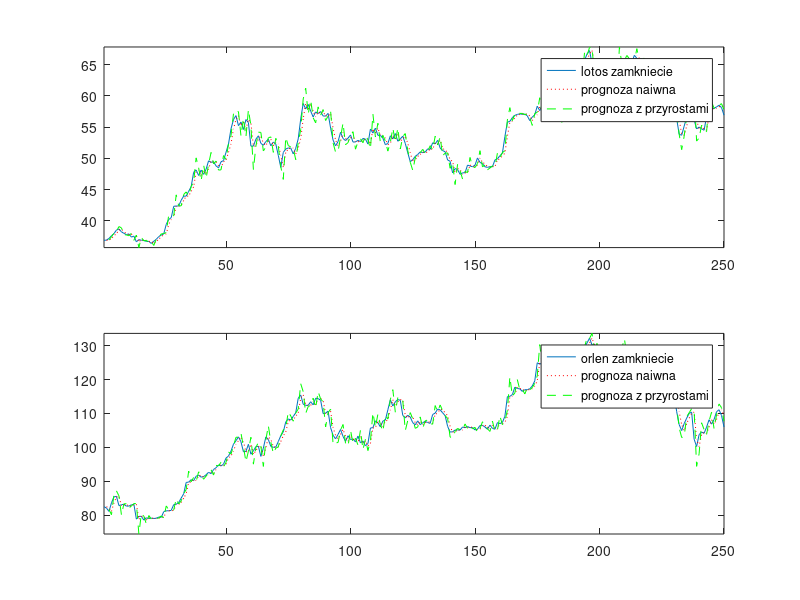
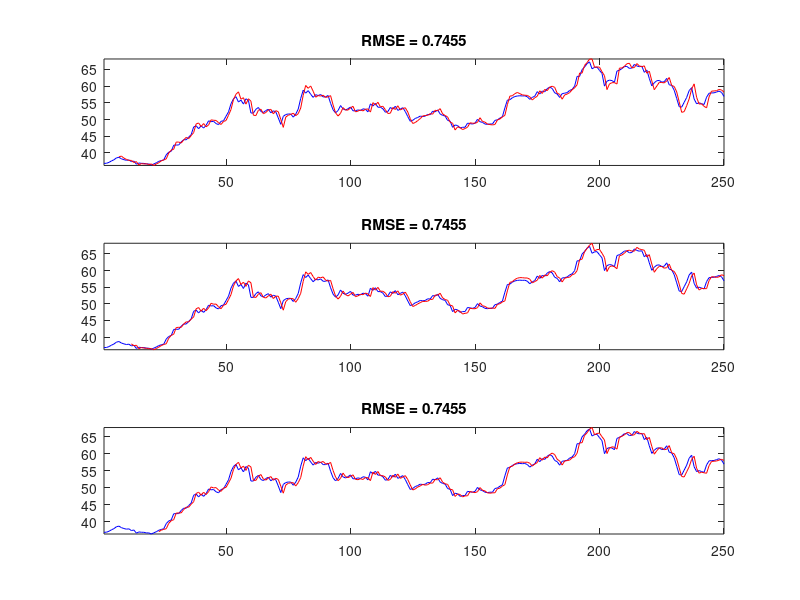
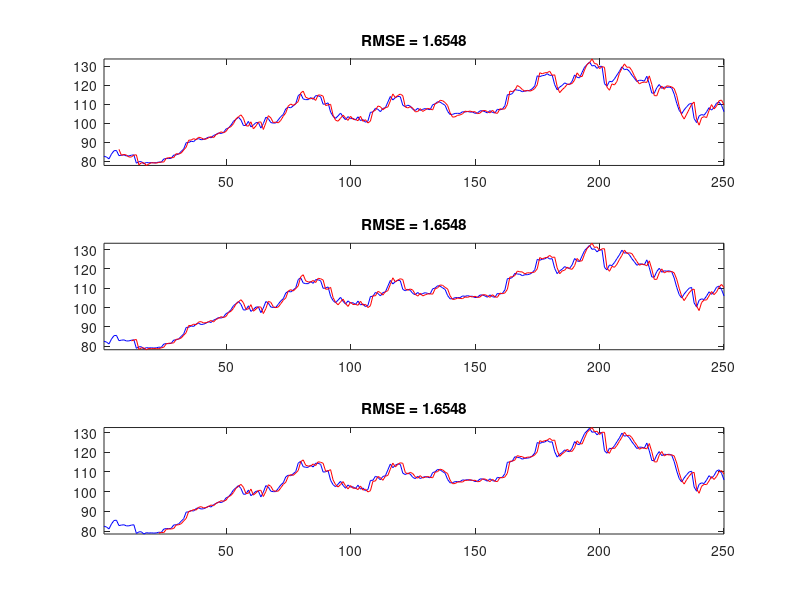

Source code (MATLAB) for these figures, in order:
% ZADANIE 1 
clear all, close all; % usun wszystkie zmienne, zamknij wszystkie okna
%Otwarcie,Najwyzszy,Najnizszy,Zamkniecie,Wolumen
lotos = csvread('lotos_d.csv',1,1); % od 1 wiersza (bez nazw kolumn) 1 kolumny (bez daty)
orlen = csvread('orlen_d.csv',1,1); 
% obie dane sa notowane na tej samej gieldzie, wiec dane notowane w tym samym roku
rozmiar = size(lotos);
wiersze = rozmiar(1);
% rozmiar(1) - ilosc wierszy 
% liczymy prognozy tylko dla kursow zamkniecia
lotos_zamkniecie = lotos(1:wiersze,3);
orlen_zamkniecie = orlen(1:wiersze,3);
% obliczamy przyrosty -- roznica miedzy dniami
przyrost_lotos = diff(lotos_zamkniecie);
przyrost_orlen = diff(orlen_zamkniecie);
% przyrosty maja indeksy od 1 do 249 - przesuwamy indeks, aby byl tak jak
% przy wprowadzaniu danych (od 2 do 250)
przyrost_lotos2(2:wiersze,1) = przyrost_lotos;
przyrost_orlen2(2:wiersze,1) = przyrost_orlen;
% metoda prognozowania naiwnego oraz z przyrostami
lotos_prognoza1 = zeros(wiersze, 1);
orlen_prognoza1 = zeros(wiersze, 1);
prognoza_z_przyrostami_lotos = zeros(wiersze,1);
prognoza_z_przyrostami_orlen = zeros(wiersze,1);

for w = 2:wiersze
    lotos_prognoza1(w,1) = lotos_zamkniecie(w-1,1); % metoda szkolna/naiwna
    orlen_prognoza1(w,1) = orlen_zamkniecie(w-1,1);
    if (w > 2) % dopiero przy 3 indeksie mamy odnotowane przyrosty_lotos2
		% uwzglednienie przyrostow na dzien w-1 przy prognozowaniu z uzyciem dnia w-1
		prognoza_z_przyrostami_lotos(w,1) = lotos_zamkniecie(w-1,1) + przyrost_lotos2(w-1,1);
        prognoza_z_przyrostami_orlen(w,1) = orlen_zamkniecie(w-1,1) + przyrost_orlen2(w-1,1);
        % lotos_z_przyrostami_SPRAWDZENIE(w,1) = 2*lotos_zamkniecie(w-1,1)-lotos_zamkniecie(w-2,1);
    end;
end;
RMSE1_lotos = sqrt(mean(lotos_zamkniecie(2:wiersze,1)-lotos_prognoza1(2:wiersze,1))^2);
RMSE2_lotos = sqrt(mean(lotos_zamkniecie(2:wiersze,1)-prognoza_z_przyrostami_lotos(2:wiersze,1))^2);
RMSE1_orlen = sqrt(mean(orlen_zamkniecie(2:wiersze,1)-orlen_prognoza1(2:wiersze,1))^2);
RMSE2_orlen = sqrt(mean(orlen_zamkniecie(2:wiersze,1)-prognoza_z_przyrostami_orlen(2:wiersze,1))^2);

figure;
os1 = 2:wiersze;
os2 = 3:wiersze;
subplot(2,1,1);
title('Grupa Lotos SA (LTS)');
bledy_lotos = sprintf('RMSE1 (naiwna) = %.2f, RMSE2 (z przyrostami)= %.2f',RMSE1_lotos,RMSE2_lotos);
xlabel(bledy_lotos);
plot(lotos_zamkniecie);
hold on;
plot(os1, lotos_prognoza1(os1,1), 'r:');
plot(os2, prognoza_z_przyrostami_lotos(os2,1), 'g--');
legend('lotos zamkniecie', 'prognoza naiwna', 'prognoza z przyrostami');
axis tight;

subplot(2,1,2);
title('Polski Koncern Naftowy ORLEN SA (PKN)');
bledy_orlen = sprintf('RMSE1 (naiwna) = %.2f, RMSE2 (z przysostami) = %.2f', RMSE1_orlen, RMSE2_orlen);
xlabel(bledy_orlen);
plot(orlen_zamkniecie);
hold on;
plot(os1, orlen_prognoza1(os1, 1), 'r:');
plot(os2, prognoza_z_przyrostami_orlen(os2, 1), 'g--'); axis tight;
legend('orlen zamkniecie', 'prognoza naiwna', 'prognoza z przyrostami');


Okna = [5 10 21];
liczba_Okna = length(Okna);
% LOTOS
lotos_przyrosty_okna = zeros(wiersze,1);
yPrOk_lotos = zeros(wiersze,liczba_Okna);
figure('Name', 'LOTOS');
for o = 1:liczba_Okna
    okno = Okna(o);
    for t = 2:wiersze
        if(o == 1) % przyrosty wyliczane tylko raz -- na poczatku 
            lotos_przyrosty_okna(t,1) = lotos_zamkniecie(t,1) - lotos_zamkniecie(t-1,1);
        end;
        if(t > okno + 1)
            yPrOk_lotos(t,o) = mean(lotos_przyrosty_okna(t-okno:t-1,1)) + lotos_zamkniecie(t-1,1);
        end;
    end;
    subplot(liczba_Okna, 1,o);
    osx=okno+2:wiersze;
    plot(lotos_zamkniecie,'b'); 
    hold on; 
    plot(osx,yPrOk_lotos(osx,o),'r'); 
    axis tight;
    RMSE_okna = sqrt(mean(lotos_zamkniecie(2:wiersze,1)-yPrOk_lotos(2:wiersze,1))^2);
    tyt_wykresu = sprintf('RMSE = %.4f',RMSE_okna);
    title(tyt_wykresu);
end;

% ORLEN
orlen_przyrosty_okna = zeros(wiersze,1);
yPrOk_orlen = zeros(wiersze,liczba_Okna);
figure('Name', 'ORLEN');
for o = 1:liczba_Okna
    okno = Okna(o);
    for t = 2:wiersze
        if(o == 1) % przyrosty wyliczane tylko raz -- na poczatku 
            orlen_przyrosty_okna(t,1) = orlen_zamkniecie(t,1) - orlen_zamkniecie(t-1,1);
        end;
        if(t > okno + 1)
            yPrOk_orlen(t,o) = mean(orlen_przyrosty_okna(t-okno:t-1,1)) + orlen_zamkniecie(t-1,1);
        end;
    end;
    subplot(liczba_Okna, 1,o);
    osx=okno+2:wiersze;
    plot(orlen_zamkniecie,'b'); 
    hold on; 
    plot(osx,yPrOk_orlen(osx,o),'r'); 
    axis tight;
    RMSE_okna = sqrt(mean(orlen_zamkniecie(2:wiersze,1)-yPrOk_orlen(2:wiersze,1))^2);
    tyt_wykresu = sprintf('RMSE = %.4f',RMSE_okna);
    title(tyt_wykresu);
end;


